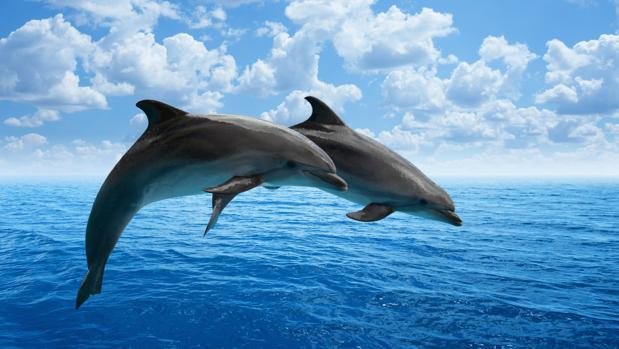
#> input picture 2/CuscaguaDavid_actividad1/delfin.jpg, 619 x 349 px
$ python actividad2_ejercicio4.py
#> lines starting #> are read from the running program, lines starting #| are printed output that depends on the picture
#by Juan David Cuscagua López

from functools import total_ordering
from re import A
import numpy as np
import cv2

path = "delfin.jpg"

def loadImage (path):
#> called with path = 'delfin.jpg'
    imgColor = cv2.imread(path,1)
#> imgColor is the input picture: shape (349, 619, 3); mean B, G, R 192.1, 150.6, 98
    imgGray = cv2.imread(path,0)
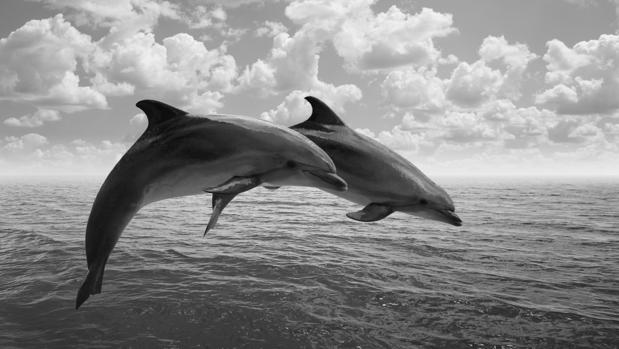
#> imgGray: shape (349, 619); min 0, max 251, mean 139.5
    return (imgColor, imgGray)

def showImg(nameWindow, matImage, t):
    cv2.imshow(nameWindow, matImage)
    cv2.waitKey(t)

def showImgW(nameWindow, matImage):
    cv2.imshow(nameWindow, matImage)

def nothing(x):
    pass

if __name__ == "__main__":
    imgColor, imgGray = loadImage(path)
    rows_size = len(imgColor)
#> rows_size = 349
    columns_size = len(imgColor[0])
#> columns_size = 619
    imgOriginal = np.array(imgColor)
    imgNew = np.array(imgOriginal)
    for i in range(rows_size):
        for j in range(columns_size):
            if i > rows_size/2:
                if j > columns_size/2:
                    imgNew[i,j,0] = 0
                    imgNew[i,j,1] = 0
                else:
                    imgNew[i,j,0] = 0
                    imgNew[i,j,2] = 0
            else:
                if j > columns_size/2:
                    imgNew[i,j,1] = 0
                    imgNew[i,j,2] = 0
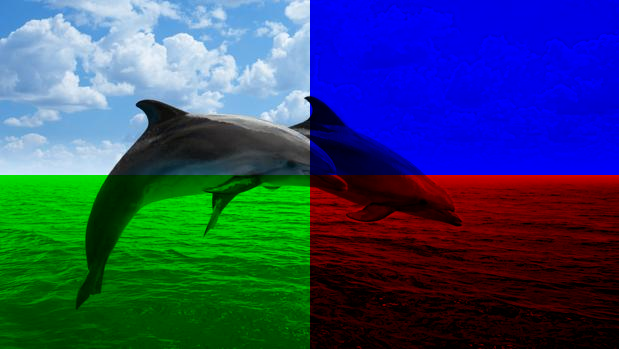
#> imgNew: shape (349, 619, 3); mean B, G, R 104.1, 70.2, 47.3
    while True:
        showImgW("imgOriginal", imgOriginal)
        showImgW("imgNew", imgNew)
        if (cv2.waitKey(1) & 0xFF == ord ('q')):
#> (key Esc is pressed here)
            break
